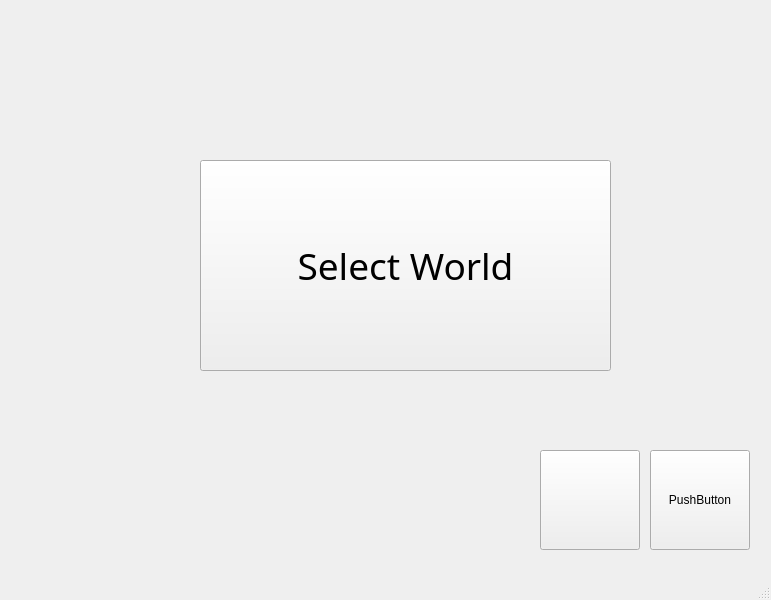
<?xml version="1.0" encoding="UTF-8"?>
<ui version="4.0">
 <class>MainWindow</class>
 <widget class="QMainWindow" name="MainWindow">
  <property name="geometry">
   <rect>
    <x>0</x>
    <y>0</y>
    <width>771</width>
    <height>600</height>
   </rect>
  </property>
  <property name="windowTitle">
   <string>MainWindow</string>
  </property>
  <widget class="QWidget" name="centralwidget">
   <widget class="QToolButton" name="SelectButton">
    <property name="geometry">
     <rect>
      <x>200</x>
      <y>160</y>
      <width>411</width>
      <height>211</height>
     </rect>
    </property>
    <property name="font">
     <font>
      <family>Yu Gothic</family>
      <pointsize>28</pointsize>
     </font>
    </property>
    <property name="text">
     <string>Select World</string>
    </property>
   </widget>
   <widget class="QPushButton" name="SettingsButton">
    <property name="geometry">
     <rect>
      <x>540</x>
      <y>450</y>
      <width>100</width>
      <height>100</height>
     </rect>
    </property>
    <property name="text">
     <string/>
    </property>
    <property name="icon">
     <iconset>
      <normaloff>../../Desktop/Downloads/adjustments-alt.svg</normaloff>../../Desktop/Downloads/adjustments-alt.svg</iconset>
    </property>
    <property name="iconSize">
     <size>
      <width>75</width>
      <height>75</height>
     </size>
    </property>
   </widget>
   <widget class="QPushButton" name="pushButton_2">
    <property name="geometry">
     <rect>
      <x>650</x>
      <y>450</y>
      <width>100</width>
      <height>100</height>
     </rect>
    </property>
    <property name="text">
     <string>PushButton</string>
    </property>
   </widget>
  </widget>
  <widget class="QMenuBar" name="menubar">
   <property name="geometry">
    <rect>
     <x>0</x>
     <y>0</y>
     <width>771</width>
     <height>21</height>
    </rect>
   </property>
  </widget>
  <widget class="QStatusBar" name="statusbar"/>
 </widget>
 <resources/>
 <connections/>
</ui>
